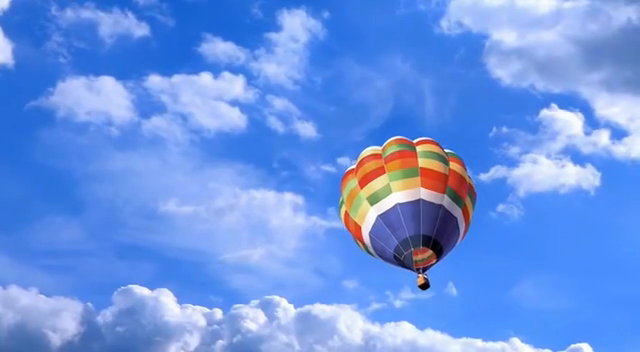
#> input picture frame 25 of lab2/IMG_7315.MP4, 640 x 352 px, given in place of mona-lisa.avi, which was not available
$ python tracker.py
#> lines starting #> are read from the running program, lines starting #| are printed output that depends on the picture; after the words box and inside, x2 and y2 are one past the last pixel; in counts of white or black regions, pixels touching at a corner belong together; pictures that were not available may be replaced by others from this repository, and a replacement may not be noted
import cv2


class FeatureBasedTracker:
    def __init__(self, max_corners=100, quality_level=0.3, min_distance=7, block_size=7, min_points_for_bbox=5):
        """
        :param max_corners: Максимальное количество углов для отслеживания.
        :param quality_level: Минимальный порог качества для углов.
        :param min_distance: Минимальное расстояние между углами.
        :param block_size: Размер окна для вычисления производных.
        :param min_points_for_bbox: Минимальное число точек для отрисовки bounding box.
        """
        self.max_corners = max_corners
        self.quality_level = quality_level
        self.min_distance = min_distance
        self.block_size = block_size
        self.min_points_for_bbox = min_points_for_bbox

        self.lk_params = dict(
            winSize=(15, 15),
            maxLevel=2,
            criteria=(cv2.TERM_CRITERIA_EPS | cv2.TERM_CRITERIA_COUNT, 10, 0.03)
        )

        self.previous_frame = None
        self.previous_points = None
        self.tracking_initialized = False

    def _detect_initial_features(self, frame_gray):
        corners = cv2.goodFeaturesToTrack(
            frame_gray,
            maxCorners=self.max_corners,
            qualityLevel=self.quality_level,
            minDistance=self.min_distance,
            blockSize=self.block_size
        )
        return corners

    def initialize_tracker(self, frame):
        frame_gray = cv2.cvtColor(frame, cv2.COLOR_BGR2GRAY)
        self.previous_points = self._detect_initial_features(frame_gray)
        if self.previous_points is not None and len(self.previous_points) >= self.min_points_for_bbox:
            self.tracking_initialized = True
            self.previous_frame = frame_gray
            return True
        return False

    def process_frame(self, frame):
        frame_gray = cv2.cvtColor(frame, cv2.COLOR_BGR2GRAY)

        if not self.tracking_initialized:
            self.previous_points = self._detect_initial_features(frame_gray)
            if self.previous_points is not None and len(self.previous_points) >= self.min_points_for_bbox:
                self.tracking_initialized = True
                self.previous_frame = frame_gray
                return self._draw_features_and_bbox(frame.copy(), self.previous_points)
            else:
                return frame.copy()
        else:
            new_points, status, _ = cv2.calcOpticalFlowPyrLK(
                self.previous_frame, frame_gray, self.previous_points, None, **self.lk_params
            )

            if new_points is None or status is None or len(new_points[status == 1]) < self.min_points_for_bbox:
                self.tracking_initialized = False
                self.previous_frame = None
                self.previous_points = None
                return frame.copy()

            good_new = new_points[status == 1]
            self.previous_points = good_new.reshape(-1, 1, 2)
            self.previous_frame = frame_gray

            return self._draw_features_and_bbox(frame.copy(), self.previous_points)

    def _draw_features_and_bbox(self, frame, points):
        points_flat = points.reshape(-1, 2)
        if len(points_flat) < self.min_points_for_bbox:
            return frame

        for x, y in points_flat:
            cv2.circle(frame, (int(x), int(y)), 5, (0, 255, 0), -1)

        x_coords = points_flat[:, 0]
        y_coords = points_flat[:, 1]
        x_min, x_max = int(x_coords.min()), int(x_coords.max())
        y_min, y_max = int(y_coords.min()), int(y_coords.max())

        cv2.rectangle(frame, (x_min, y_min), (x_max, y_max), (255, 0, 0), 2)

        cv2.putText(frame, 'Tracked object', (x_min, y_min - 10), cv2.FONT_HERSHEY_SIMPLEX, 0.5, (255, 0, 0), 2)

        return frame


class VideoTracker:
    def __init__(self, video_path, tracker: FeatureBasedTracker, max_window_width=800):
        """
        :param video_path: Путь к файлу
        :param tracker: Объект трекера
        :param max_window_width: Максимальная ширина окна (высота вычисляется автоматически)
        """
        self.video_path = video_path
        self.cap = cv2.VideoCapture(video_path)
        self.tracker = tracker
        self.max_window_width = max_window_width

        if not self.cap.isOpened():
            raise IOError(f"Не удалось открыть видеофайл: {video_path}")

        self.original_width = int(self.cap.get(cv2.CAP_PROP_FRAME_WIDTH))
        self.original_height = int(self.cap.get(cv2.CAP_PROP_FRAME_HEIGHT))

        if self.original_width > max_window_width:
            scale_factor = max_window_width / self.original_width
            self.window_width = max_window_width
            self.window_height = int(self.original_height * scale_factor)
        else:
            self.window_width = self.original_width
            self.window_height = self.original_height

        print(f"Оригинальный размер видео: {self.original_width}x{self.original_height}")
        print(f"Размер окна: {self.window_width}x{self.window_height}")

        cv2.namedWindow('Tracker', cv2.WINDOW_NORMAL)
        cv2.resizeWindow('Tracker', self.window_width, self.window_height)

    def _resize_frame(self, frame):
        if self.original_width <= self.max_window_width:
            return frame
        resized_frame = cv2.resize(frame,(self.window_width, self.window_height), interpolation=cv2.INTER_LINEAR)
        return resized_frame

    def run(self):
        try:
            while True:
                ret, frame = self.cap.read()
                if not ret:
                    break

                tracked_frame = self.tracker.process_frame(frame)
                resized_frame = self._resize_frame(tracked_frame)
                cv2.imshow('Tracker', resized_frame)

                key = cv2.waitKey(30) & 0xFF
                if key == ord('q'):
                    break
                elif key == ord('+'):
                    self.max_window_width = min(self.max_window_width + 100, 1920)
                    if self.original_width > self.max_window_width:
                        scale_factor = self.max_window_width / self.original_width
                        self.window_width = self.max_window_width
                        self.window_height = int(self.original_height * scale_factor)
                    cv2.resizeWindow('Tracker', self.window_width, self.window_height)
                elif key == ord('-'):
                    self.max_window_width = max(self.max_window_width - 100, 320)
                    if self.original_width > self.max_window_width:
                        scale_factor = self.max_window_width / self.original_width
                        self.window_width = self.max_window_width
                        self.window_height = int(self.original_height * scale_factor)
                    cv2.resizeWindow('Tracker', self.window_width, self.window_height)
                elif key == ord('f'):
                    if cv2.getWindowProperty('Tracker', cv2.WND_PROP_FULLSCREEN) == 0:
                        cv2.setWindowProperty('Tracker', cv2.WND_PROP_FULLSCREEN, cv2.WINDOW_FULLSCREEN)
                    else:
                        cv2.setWindowProperty('Tracker', cv2.WND_PROP_FULLSCREEN, cv2.WINDOW_NORMAL)
                        cv2.resizeWindow('Tracker', self.window_width, self.window_height)

        finally:
            self.cap.release()
            cv2.destroyAllWindows()


if __name__ == "__main__":
    video_file = "./mona-lisa.avi"
    tracker = FeatureBasedTracker(min_points_for_bbox=10, max_corners=500, quality_level=0.01, min_distance=3, block_size=5)
    video_tracker = VideoTracker(video_file, tracker, max_window_width=800)
    ret, first_frame = video_tracker.cap.read()
#> first_frame is the input picture: shape (352, 640, 3); mean B, G, R 229.2, 148.9, 106
    if ret:
        success = tracker.initialize_tracker(first_frame)
#> in initialize_tracker, `frame_gray = cv2.cvtColor(frame, cv2.COLOR_BGR2GRAY)`:
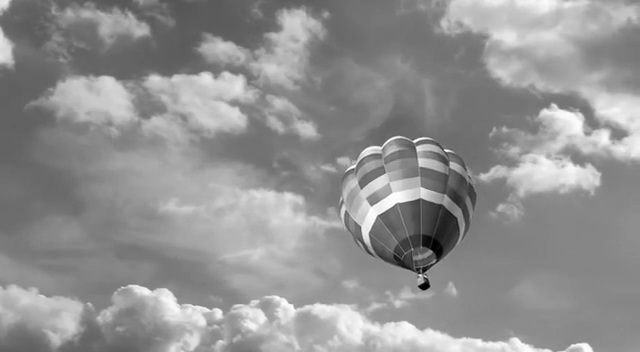
#> frame_gray: shape (352, 640); min 0, max 255, mean 145.2
#> in _detect_initial_features, `corners = cv2.goodFeaturesToTrack( frame_gray, maxCorners=self.max_cor..`: corners = 500 rows, first 8: [419, 286], [421, 276], [417, 147], [420, 272], [424, 279], [445, 150], [413, 141], [371, 204]
#> in initialize_tracker, `self.previous_points = self._detect_initial_features(frame_gray)`: self.previous_points has the same summary as corners in _detect_initial_features
#> success = True
        if success:
            print("Трекер успешно инициализирован по первому кадру")
            video_tracker.cap.set(cv2.CAP_PROP_POS_FRAMES, 0)
        else:
            print("Не удалось инициализировать трекер по первому кадру")

    video_tracker.run()
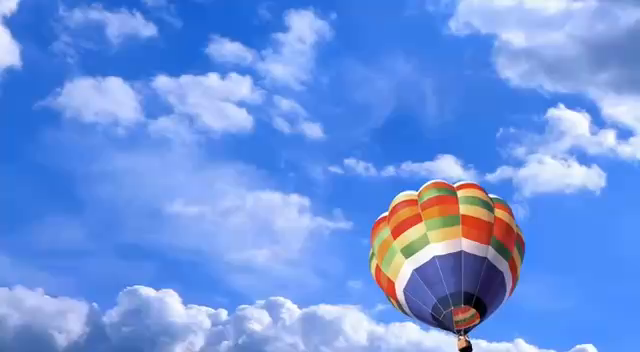
#> input picture frame 0 of lab2/IMG_7315.MP4, 640 x 352 px, given in place of mona-lisa.avi, which was not available
#> in run, frame is the input picture: shape (352, 640, 3); mean B, G, R 226.1, 148.3, 107.5
#> in process_frame, `frame_gray = cv2.cvtColor(frame, cv2.COLOR_BGR2GRAY)`:
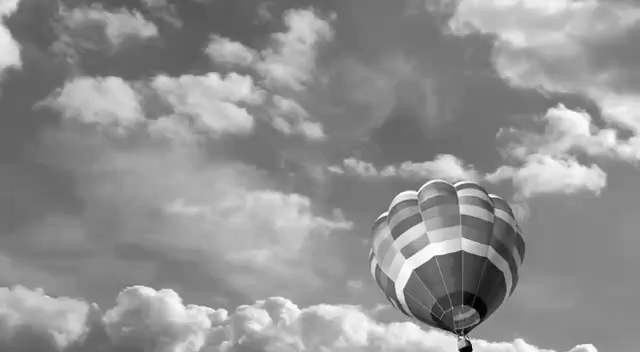
#> frame_gray: shape (352, 640); min 0, max 255, mean 145
#> in process_frame, `new_points, status, _ = cv2.calcOpticalFlowPyrLK( self.previous_frame,..`: new_points = 500 rows, first 8: [411, 219.9], [408.6, 208.6], [436.5, 156.6], [419.8, 219.2], [410.8, 214.4], [486.4, 178.2], [429.2, 157.9], [391.6, 196.6]; status = 500 values, max 1 at index 0, min 0 at index 403, mean 0.998
#> in process_frame, `good_new = new_points[status == 1]`: good_new = 499 pairs, first value 9.82 to 639.1, second value 2.17 to 349.9
#> in process_frame, `self.previous_points = good_new.reshape(-1, 1, 2)`: self.previous_points = 499 rows, first 8: [411, 219.9], [408.6, 208.6], [436.5, 156.6], [419.8, 219.2], [410.8, 214.4], [486.4, 178.2], [429.2, 157.9], [391.6, 196.6]
#> in _draw_features_and_bbox, `points_flat = points.reshape(-1, 2)`: points_flat has the same summary as good_new in process_frame
#> the loop in _draw_features_and_bbox, `for x, y in points_flat:` made 499 passes
#> after the loop in _draw_features_and_bbox, `for x, y in points_flat:`:
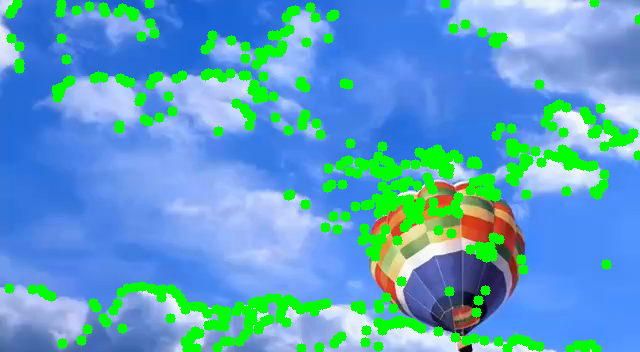
#> frame: shape (352, 640, 3); mean of channels 0, 1, 2 197.5, 160.5, 90.4; drawn as B, G, R
#> in _draw_features_and_bbox, `x_coords = points_flat[:, 0]`: x_coords = 499 values, max 639.1 at index 262, min 9.82 at index 123, mean 350.7
#> in _draw_features_and_bbox, `y_coords = points_flat[:, 1]`: y_coords = 499 values, max 349.9 at index 195, min 2.17 at index 422, mean 192
#> in _draw_features_and_bbox, `x_min, x_max = int(x_coords.min()), int(x_coords.max())`: x_min = 9; x_max = 639
#> in _draw_features_and_bbox, `y_min, y_max = int(y_coords.min()), int(y_coords.max())`: y_min = 2; y_max = 349
#> in _draw_features_and_bbox, `cv2.rectangle(frame, (x_min, y_min), (x_max, y_max), (255, 0, 0), 2)`:
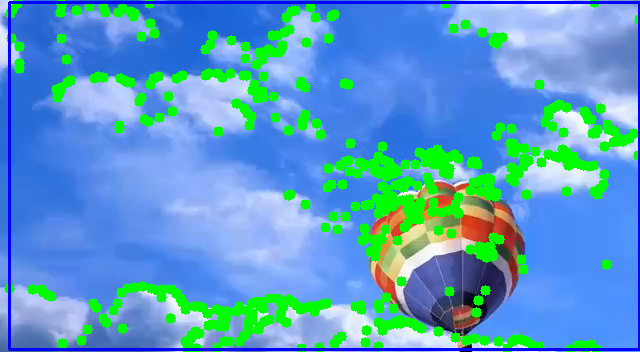
#> frame: shape (352, 640, 3); 2.45% of pixels changed, all inside (x1, y1, x2, y2) = (8, 1, 640, 351); drawn as B, G, R
#> (key q is pressed here)

$ run again, starting later in the video
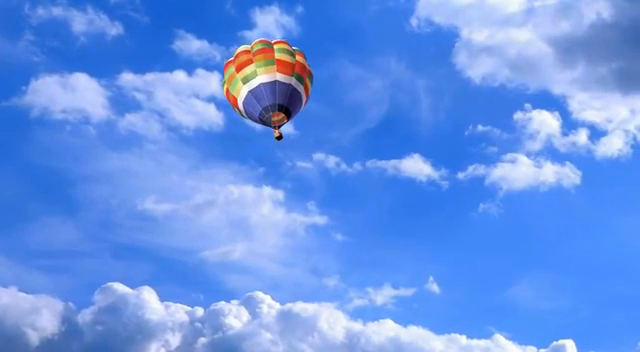
#> input picture frame 115 of lab2/IMG_7315.MP4, 640 x 352 px, given in place of mona-lisa.avi, which was not available
#> first_frame is the input picture: shape (352, 640, 3); mean B, G, R 233, 148.8, 101.8
#> corners = 500 rows, first 8: [280, 134], [279, 130], [275, 46], [272, 44], [276, 138], [243, 83], [287, 119], [276, 56]
#> in initialize_tracker, `self.previous_points = self._detect_initial_features(frame_gray)`: self.previous_points has the same summary as corners in _detect_initial_features
#> success = True
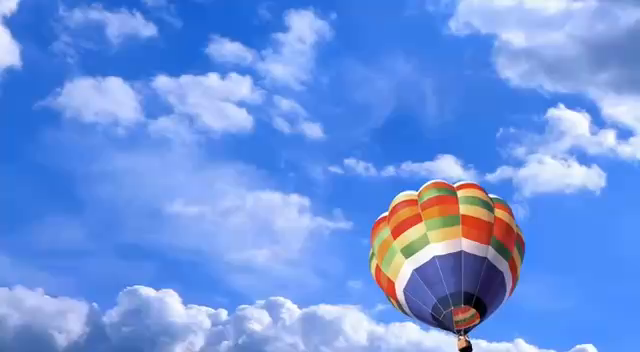
#> input picture frame 0 of lab2/IMG_7315.MP4, 640 x 352 px, given in place of mona-lisa.avi, which was not available
#> in run, frame is the input picture: shape (352, 640, 3); mean B, G, R 226.1, 148.3, 107.5
#> new_points = 500 rows, first 8: [260.9, 56.4], [255.7, 64.77], [301.7, 60.59], [300.9, 55.85], [258, 58.34], [285.5, 73.91], [263.1, 47.48], [307.4, 62.18]; status = 500 values, max 1 at index 0, min 0 at index 14, mean 0.96
#> good_new = 480 pairs, first value 10.3 to 642.3, second value 3.42 to 357.9
#> in process_frame, `self.previous_points = good_new.reshape(-1, 1, 2)`: self.previous_points = 480 rows, first 8: [260.9, 56.4], [255.7, 64.77], [301.7, 60.59], [300.9, 55.85], [258, 58.34], [285.5, 73.91], [263.1, 47.48], [307.4, 62.18]
#> points_flat has the same summary as good_new in process_frame
#> the loop in _draw_features_and_bbox, `for x, y in points_flat:` made 480 passes
#> x_coords = 480 values, max 642.3 at index 362, min 10.3 at index 408, mean 344.2
#> y_coords = 480 values, max 357.9 at index 84, min 3.42 at index 283, mean 174
#> x_min = 10; x_max = 642
#> y_min = 3; y_max = 357
#> in _draw_features_and_bbox, `cv2.rectangle(frame, (x_min, y_min), (x_max, y_max), (255, 0, 0), 2)`:
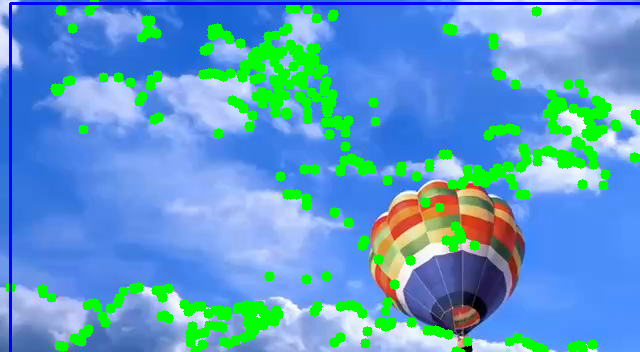
#> frame: shape (352, 640, 3); mean of channels 0, 1, 2 200.7, 156.4, 92.1; drawn as B, G, R

$ run again, starting later in the video
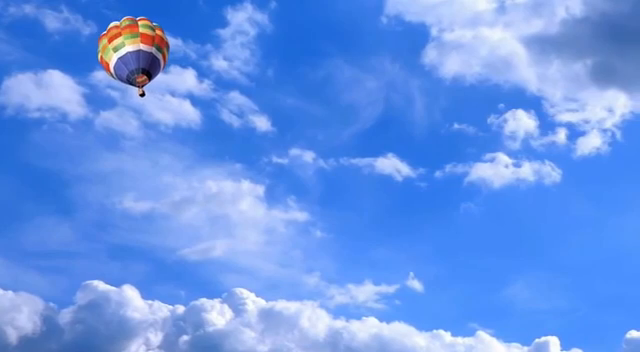
#> input picture frame 204 of lab2/IMG_7315.MP4, 640 x 352 px, given in place of mona-lisa.avi, which was not available
#> first_frame is the input picture: shape (352, 640, 3); mean B, G, R 234.5, 149.3, 101.5
#> corners = 500 rows, first 8: [143, 95], [140, 94], [142, 89], [139, 22], [148, 79], [562, 350], [114, 50], [140, 30]
#> in initialize_tracker, `self.previous_points = self._detect_initial_features(frame_gray)`: self.previous_points has the same summary as corners in _detect_initial_features
#> success = True
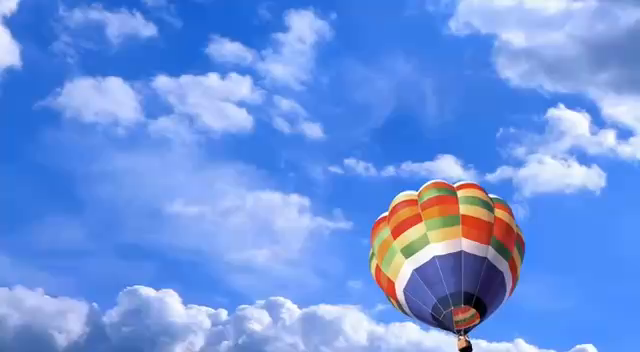
#> input picture frame 0 of lab2/IMG_7315.MP4, 640 x 352 px, given in place of mona-lisa.avi, which was not available
#> in run, frame is the input picture: shape (352, 640, 3); mean B, G, R 226.1, 148.3, 107.5
#> new_points = 500 rows, first 8: [152.1, 84.53], [147.5, 86.5], [148.5, 81.19], [136.2, 18.67], [158.2, 68.29], [564.8, 384.3], [130.2, 25.99], [137.8, 32.55]; status = 500 values, max 1 at index 0, min 0 at index 5, mean 0.924
#> good_new = 462 pairs, first value 22.4 to 645.3, second value 0.824 to 354.9
#> in process_frame, `self.previous_points = good_new.reshape(-1, 1, 2)`: self.previous_points = 462 rows, first 8: [152.1, 84.53], [147.5, 86.5], [148.5, 81.19], [136.2, 18.67], [158.2, 68.29], [130.2, 25.99], [137.8, 32.55], [160, 36.64]
#> points_flat has the same summary as good_new in process_frame
#> the loop in _draw_features_and_bbox, `for x, y in points_flat:` made 462 passes
#> x_coords = 462 values, max 645.3 at index 221, min 22.4 at index 88, mean 306.7
#> y_coords = 462 values, max 354.9 at index 334, min 0.824 at index 425, mean 165.9
#> x_min = 22; x_max = 645
#> y_min = 0; y_max = 354
#> in _draw_features_and_bbox, `cv2.rectangle(frame, (x_min, y_min), (x_max, y_max), (255, 0, 0), 2)`:
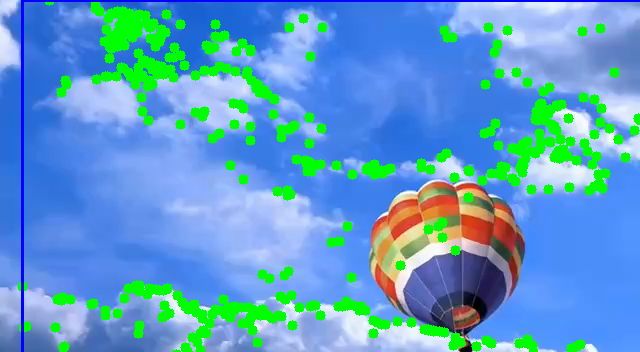
#> frame: shape (352, 640, 3); mean of channels 0, 1, 2 200.9, 156.9, 93.2; drawn as B, G, R
